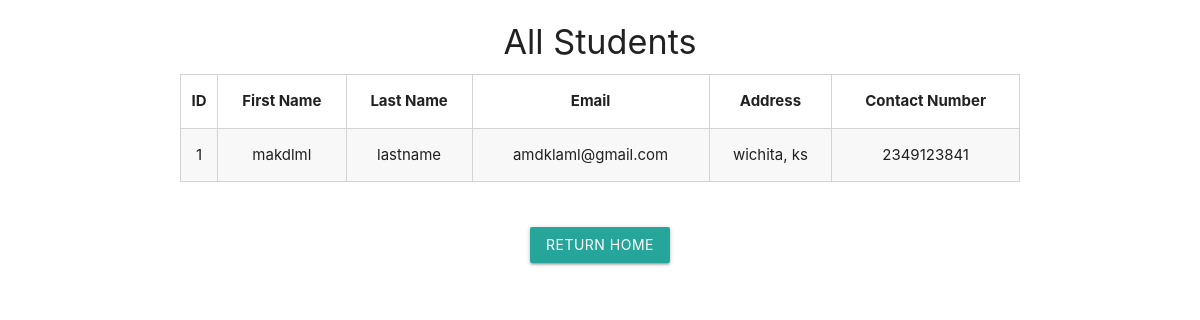
/students/, run on an earlier commit of the app's database.
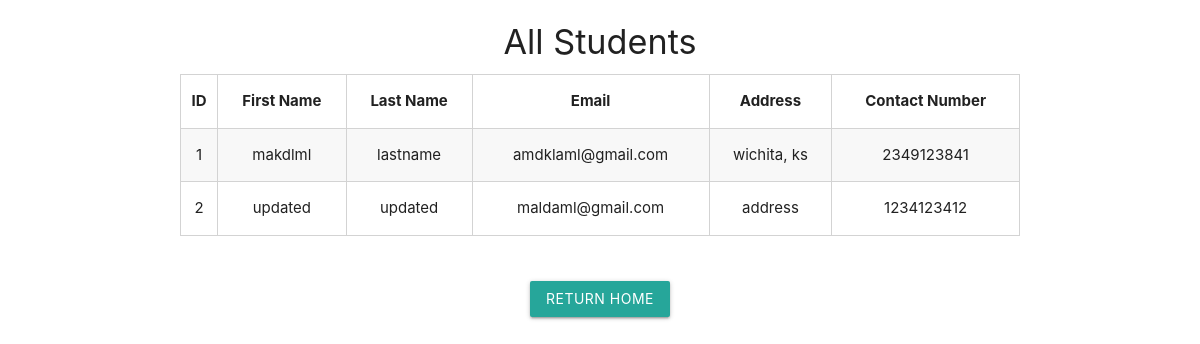
And on a later commit of the database.
### app/models.py (models this page shows, shortened)
class Student(AbstractUser):
    address = models.TextField()
    phone_number = models.CharField(max_length=15,unique=True)
    USERNAME_FIELD = 'phone_number'
    REQUIRED_FIELDS = ['first_name', 'last_name', 'email']

### app/views.py (the view)
# urls.py: path('students/', students_list, name='student_list'),
def students_list(request):
    students = Student.objects.all()
    return render(request, 'student_list.html', {'students': students})

### app/templates/student_list.html (shortened to what this page needs)
<!DOCTYPE html>
<html lang="en">
<head>
    <link rel="stylesheet" href="https://cdnjs.cloudflare.com/ajax/libs/materialize/1.0.0/css/materialize.min.css">
</head>
<body>
    <div class="container">
        <h4 class="center">All Students</h4>
        <table class="striped center">
            <thead>
                <tr>
                    <th>ID</th>
                    <th>First Name</th>
                    <th>Last Name</th>
                    <th>Email</th>
                    <th>Address</th>
                    <th>Contact Number</th>
                </tr>
            </thead>
            <tbody>
                {% for student in students %}
                <tr>
                    <td>{{student.pk}}</td>
                    <td>{{ student.first_name }}</td>
                    <td>{{ student.last_name }}</td>
                    <td>{{ student.email }}</td>
                    <td>{{ student.address }}</td>
                    <td>{{student.phone_number}}</td>
                </tr>
                {% endfor %}
            </tbody>
        </table>
        <br><br>
        <center>
            <a href="{% url 'professor_home' %}" class="btn">Return Home</a>
        </center>
    </div>
</body>
</html>

What changed in the data, as far as the page shows it:
added Student: pk "2", first_name "updated", last_name "updated", email "maldaml@gmail.com", address "address", phone_number "1234123412"
